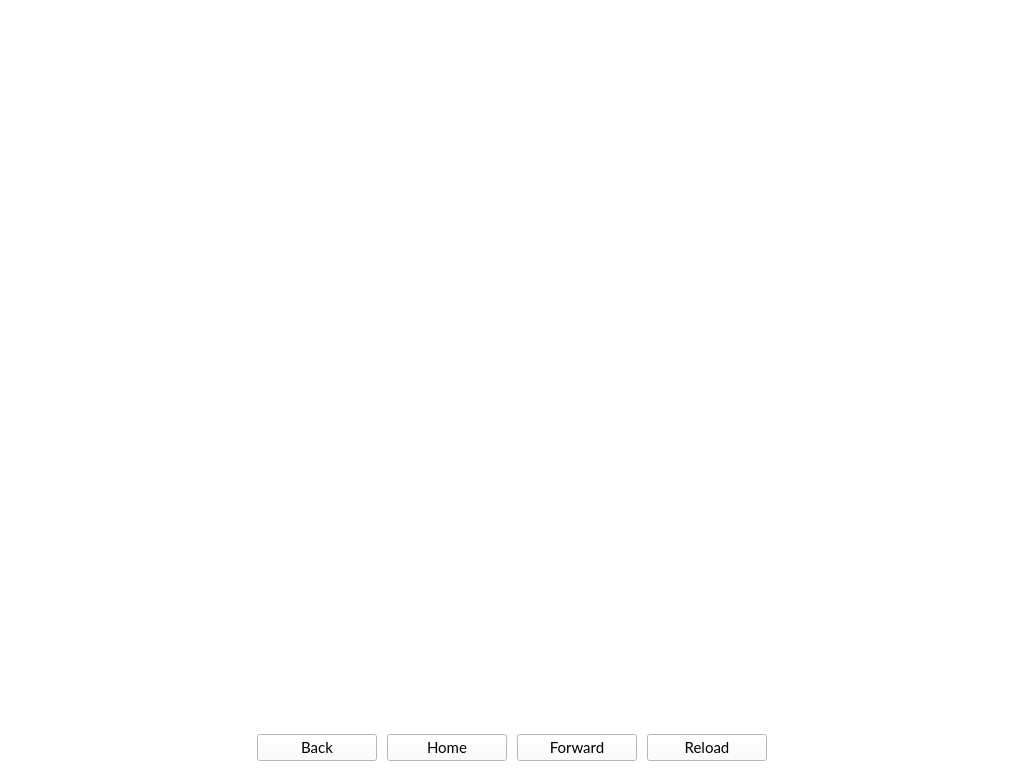
<?xml version="1.0" encoding="UTF-8"?>
<ui version="4.0">
 <class>chatPage</class>
 <widget class="QWidget" name="chatPage">
  <property name="geometry">
   <rect>
    <x>0</x>
    <y>0</y>
    <width>1024</width>
    <height>768</height>
   </rect>
  </property>
  <property name="windowTitle">
   <string>Form</string>
  </property>
  <property name="autoFillBackground">
   <bool>false</bool>
  </property>
  <property name="styleSheet">
   <string notr="true">QWidget {background : white}</string>
  </property>
  <layout class="QGridLayout" name="gridLayout">
   <property name="leftMargin">
    <number>0</number>
   </property>
   <property name="topMargin">
    <number>0</number>
   </property>
   <property name="rightMargin">
    <number>0</number>
   </property>
   <property name="bottomMargin">
    <number>0</number>
   </property>
   <property name="spacing">
    <number>0</number>
   </property>
   <item row="0" column="0">
    <widget class="WebView" name="webView" native="true">
     <property name="sizePolicy">
      <sizepolicy hsizetype="Expanding" vsizetype="Expanding">
       <horstretch>0</horstretch>
       <verstretch>0</verstretch>
      </sizepolicy>
     </property>
     <property name="minimumSize">
      <size>
       <width>0</width>
       <height>0</height>
      </size>
     </property>
     <property name="url" stdset="0">
      <url>
       <string>about:blank</string>
      </url>
     </property>
    </widget>
   </item>
   <item row="1" column="0" alignment="Qt::AlignHCenter|Qt::AlignBottom">
    <widget class="QFrame" name="frame">
     <property name="sizePolicy">
      <sizepolicy hsizetype="Fixed" vsizetype="Fixed">
       <horstretch>0</horstretch>
       <verstretch>0</verstretch>
      </sizepolicy>
     </property>
     <property name="minimumSize">
      <size>
       <width>0</width>
       <height>40</height>
      </size>
     </property>
     <property name="layoutDirection">
      <enum>Qt::LeftToRight</enum>
     </property>
     <property name="autoFillBackground">
      <bool>false</bool>
     </property>
     <property name="styleSheet">
      <string notr="true"/>
     </property>
     <property name="frameShape">
      <enum>QFrame::NoFrame</enum>
     </property>
     <property name="frameShadow">
      <enum>QFrame::Raised</enum>
     </property>
     <layout class="QGridLayout" name="gridLayout_2">
      <property name="leftMargin">
       <number>10</number>
      </property>
      <property name="topMargin">
       <number>0</number>
      </property>
      <property name="rightMargin">
       <number>10</number>
      </property>
      <property name="bottomMargin">
       <number>0</number>
      </property>
      <property name="horizontalSpacing">
       <number>10</number>
      </property>
      <property name="verticalSpacing">
       <number>0</number>
      </property>
      <item row="0" column="0">
       <widget class="QPushButton" name="back">
        <property name="sizePolicy">
         <sizepolicy hsizetype="Preferred" vsizetype="Preferred">
          <horstretch>0</horstretch>
          <verstretch>0</verstretch>
         </sizepolicy>
        </property>
        <property name="minimumSize">
         <size>
          <width>120</width>
          <height>27</height>
         </size>
        </property>
        <property name="maximumSize">
         <size>
          <width>120</width>
          <height>27</height>
         </size>
        </property>
        <property name="font">
         <font>
          <family>Lato</family>
          <pointsize>11</pointsize>
          <stylestrategy>PreferAntialias</stylestrategy>
         </font>
        </property>
        <property name="styleSheet">
         <string notr="true"/>
        </property>
        <property name="text">
         <string>Back</string>
        </property>
        <property name="icon">
         <iconset resource="../bitcoin.qrc">
          <normaloff>:/icons/back</normaloff>:/icons/back</iconset>
        </property>
        <property name="iconSize">
         <size>
          <width>12</width>
          <height>12</height>
         </size>
        </property>
       </widget>
      </item>
      <item row="0" column="3">
       <widget class="QPushButton" name="reload">
        <property name="sizePolicy">
         <sizepolicy hsizetype="Preferred" vsizetype="Preferred">
          <horstretch>0</horstretch>
          <verstretch>0</verstretch>
         </sizepolicy>
        </property>
        <property name="minimumSize">
         <size>
          <width>120</width>
          <height>27</height>
         </size>
        </property>
        <property name="maximumSize">
         <size>
          <width>120</width>
          <height>27</height>
         </size>
        </property>
        <property name="font">
         <font>
          <family>Lato</family>
          <pointsize>11</pointsize>
          <stylestrategy>PreferAntialias</stylestrategy>
         </font>
        </property>
        <property name="styleSheet">
         <string notr="true"/>
        </property>
        <property name="text">
         <string>Reload</string>
        </property>
        <property name="icon">
         <iconset resource="../bitcoin.qrc">
          <normaloff>:/icons/reload</normaloff>:/icons/reload</iconset>
        </property>
        <property name="iconSize">
         <size>
          <width>12</width>
          <height>12</height>
         </size>
        </property>
       </widget>
      </item>
      <item row="0" column="1">
       <widget class="QPushButton" name="home">
        <property name="sizePolicy">
         <sizepolicy hsizetype="Preferred" vsizetype="Preferred">
          <horstretch>0</horstretch>
          <verstretch>0</verstretch>
         </sizepolicy>
        </property>
        <property name="minimumSize">
         <size>
          <width>120</width>
          <height>27</height>
         </size>
        </property>
        <property name="maximumSize">
         <size>
          <width>120</width>
          <height>27</height>
         </size>
        </property>
        <property name="font">
         <font>
          <family>Lato</family>
          <pointsize>11</pointsize>
          <stylestrategy>PreferAntialias</stylestrategy>
         </font>
        </property>
        <property name="styleSheet">
         <string notr="true"/>
        </property>
        <property name="text">
         <string>Home</string>
        </property>
        <property name="icon">
         <iconset resource="../bitcoin.qrc">
          <normaloff>:/icons/home</normaloff>:/icons/home</iconset>
        </property>
        <property name="iconSize">
         <size>
          <width>12</width>
          <height>12</height>
         </size>
        </property>
       </widget>
      </item>
      <item row="0" column="2">
       <widget class="QPushButton" name="forward">
        <property name="sizePolicy">
         <sizepolicy hsizetype="Preferred" vsizetype="Preferred">
          <horstretch>0</horstretch>
          <verstretch>0</verstretch>
         </sizepolicy>
        </property>
        <property name="minimumSize">
         <size>
          <width>120</width>
          <height>27</height>
         </size>
        </property>
        <property name="maximumSize">
         <size>
          <width>120</width>
          <height>27</height>
         </size>
        </property>
        <property name="font">
         <font>
          <family>Lato</family>
          <pointsize>11</pointsize>
          <stylestrategy>PreferAntialias</stylestrategy>
         </font>
        </property>
        <property name="styleSheet">
         <string notr="true"/>
        </property>
        <property name="text">
         <string>Forward</string>
        </property>
        <property name="icon">
         <iconset resource="../bitcoin.qrc">
          <normaloff>:/icons/res/icons/forward.png</normaloff>:/icons/res/icons/forward.png</iconset>
        </property>
        <property name="iconSize">
         <size>
          <width>12</width>
          <height>12</height>
         </size>
        </property>
       </widget>
      </item>
     </layout>
    </widget>
   </item>
  </layout>
 </widget>
 <customwidgets>
  <customwidget>
   <class>WebView</class>
   <extends>QWidget</extends>
   <header>webview.h</header>
  </customwidget>
 </customwidgets>
 <resources>
  <include location="../bitcoin.qrc"/>
 </resources>
 <connections/>
</ui>
